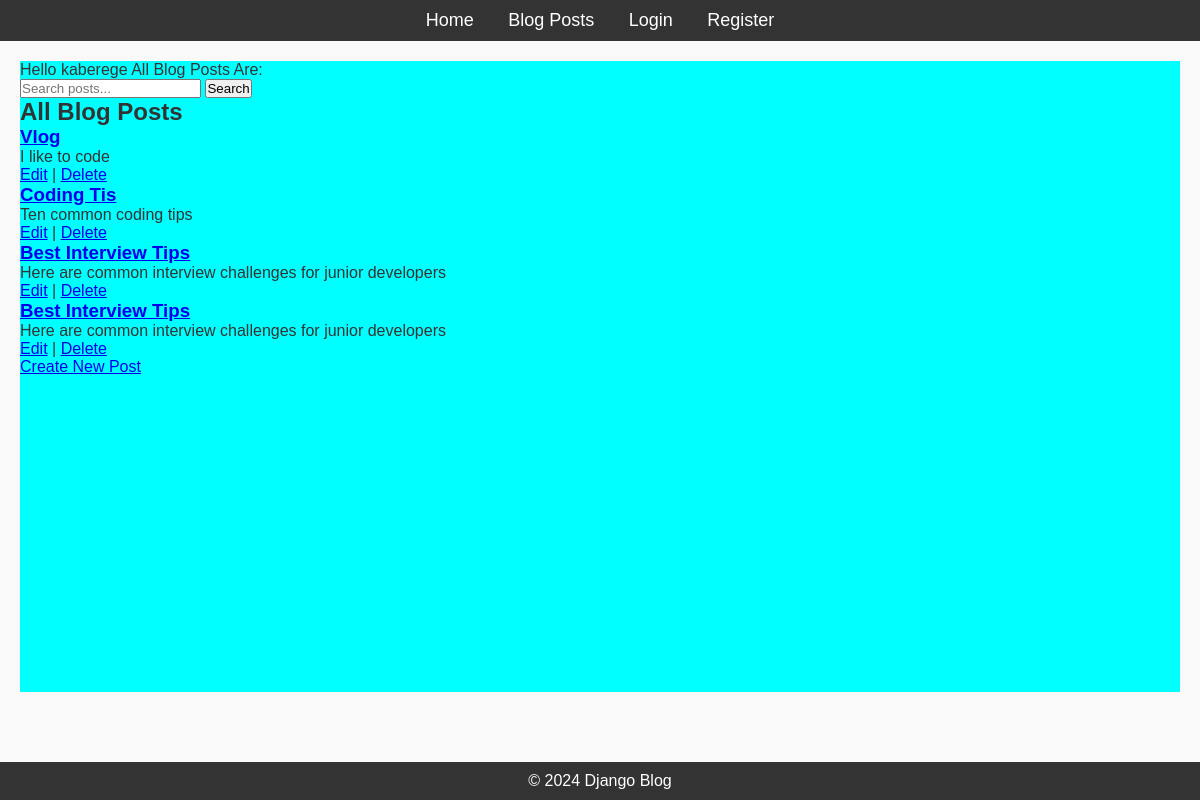
Page /posts/ (signed in) on the earlier database version.
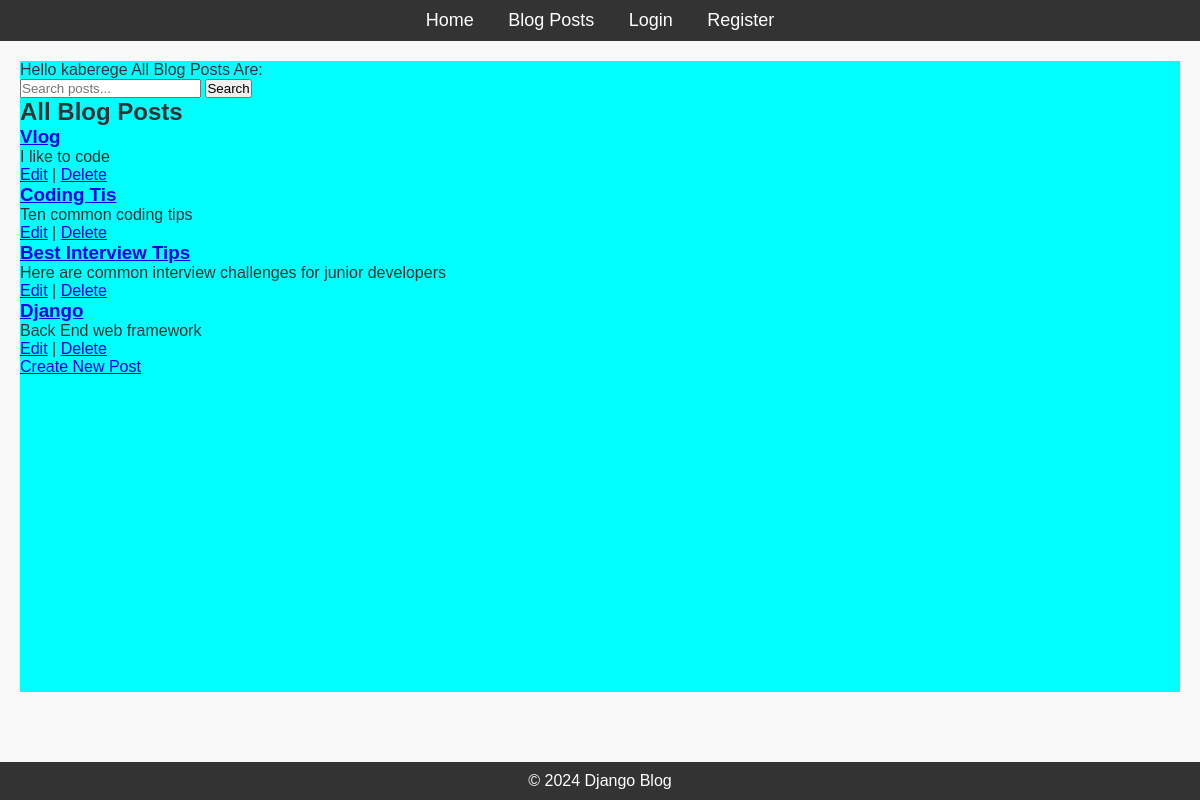
Same page on the later database version.
### blog/models.py (models this page shows, shortened)
class Post(models.Model):
    title = models.CharField(max_length=200)
    content = models.TextField()
    published_date = models.DateTimeField(auto_now_add=True)
    author = models.ForeignKey(User, on_delete=models.CASCADE, related_name='posts')
    tags = TaggableManager()  # TaggableManager to manage tags

### blog/views.py (the view)
# urls.py: path('posts/', PostListView.as_view(), name='posts'),
class PostListView(ListView):
    model = Post
    template_name = 'blog/post_list.html'
    context_object_name = 'posts'

### blog/templates/blog/post_list.html (shortened to what this page needs)
{% extends 'blog/base.html' %}
{% block content %}
{% if user.is_authenticated %} Hello {{user.username}} All Blog Posts Are:
<form method="GET" action="{% url 'search' %}">
    <input type="text" name="q" placeholder="Search posts..." value="{{ query }}">
    <button type="submit">Search</button>
</form>
<h2>All Blog Posts</h2>
{% for post in posts %}
<div>
    <h3><a href="{% url 'post_detail' post.pk %}">{{ post.title }}</a></h3>
    <p>{{ post.content|truncatewords:20 }}</p>
    <a href="{% url 'post_edit' post.pk %}">Edit</a> |
    <a href="{% url 'post_delete' post.pk %}">Delete</a>
</div>
{% endfor %}
<a href="{% url 'post_create' %}">Create New Post</a>
{% else %}Log in to view posts.
<a href="{% url 'login' %}">Click here to log in.</a>
{% endif %}
{% endblock %}

Differences in the rows shown:
removed Post: title "Best Interview Tips", content "Here are common interview challenges for junior developers"
added Post: title "Django", content "Back End web framework"
